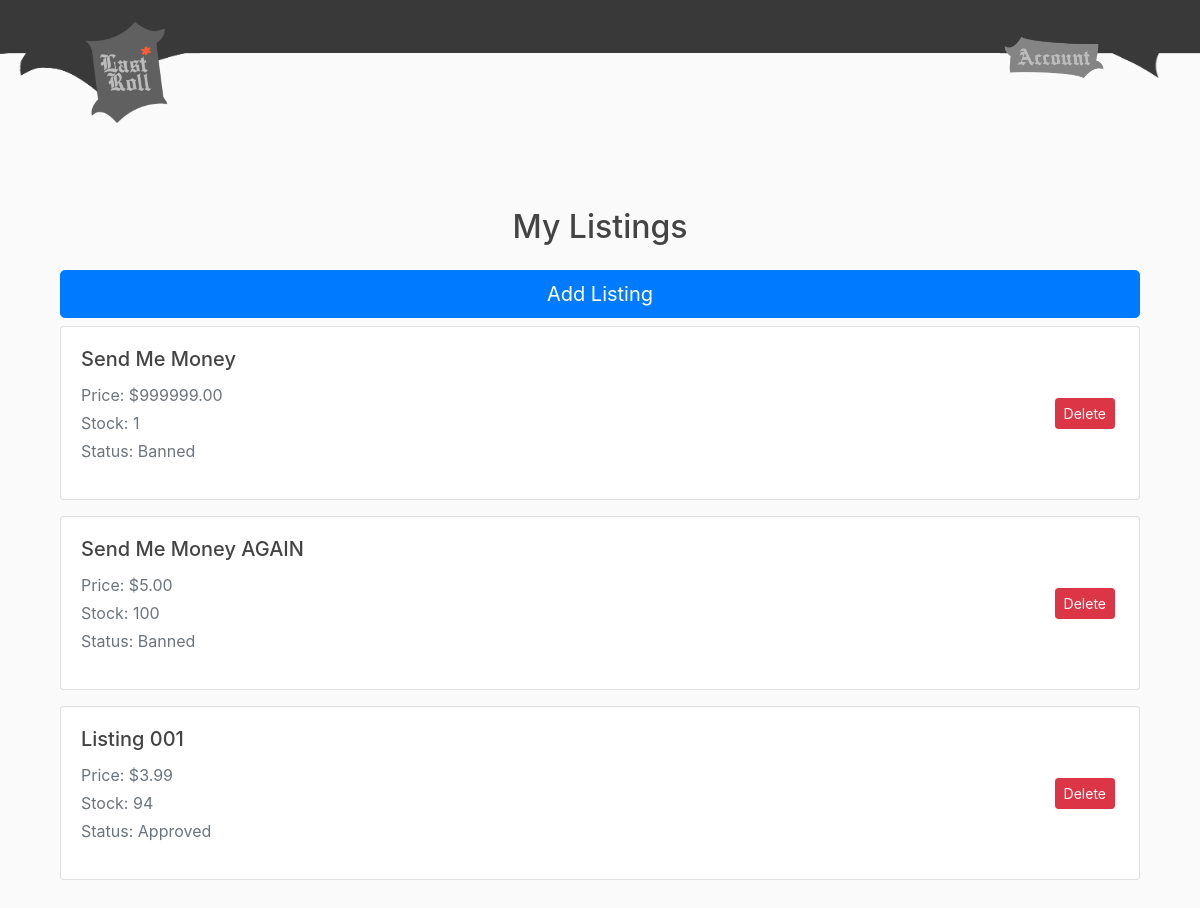
Page /sellermylistings/ (signed in) on the earlier database version.
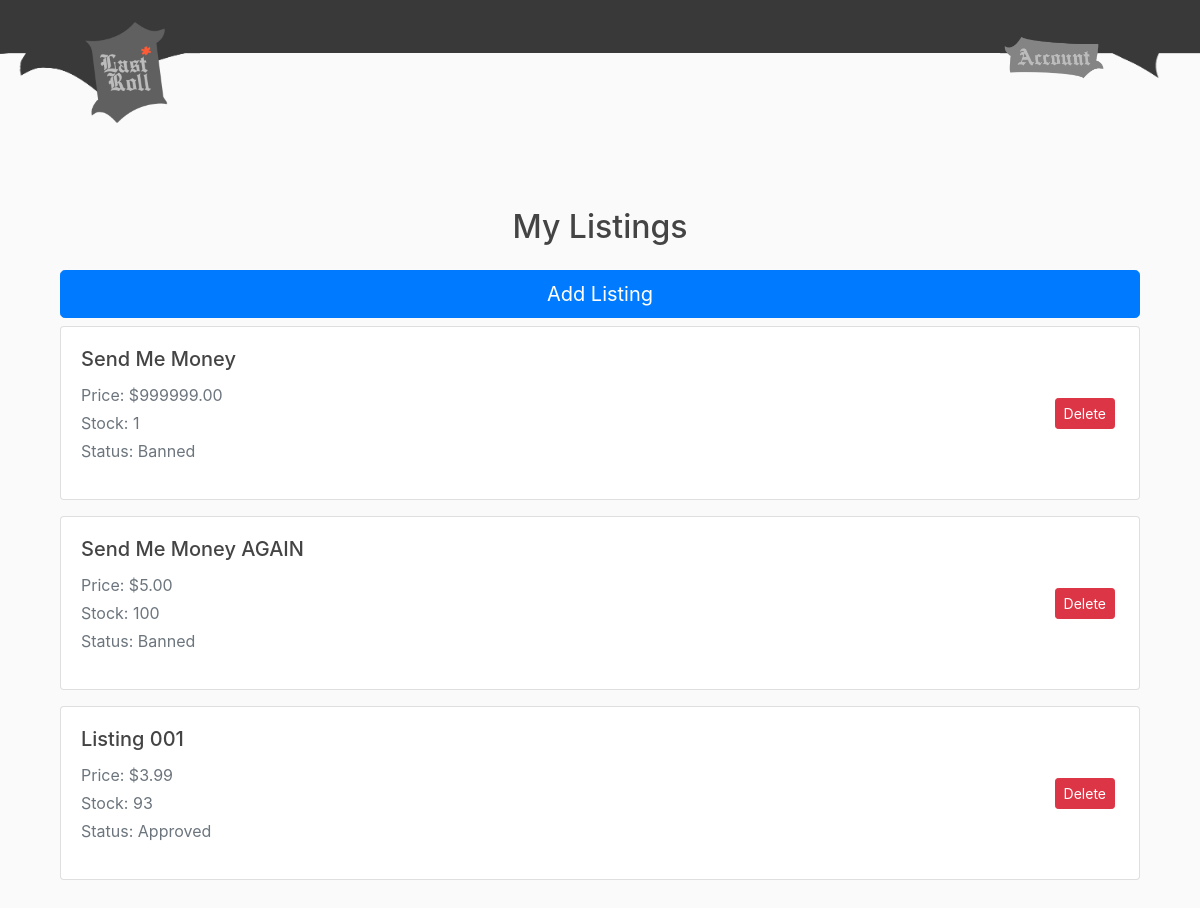
Same page on the later database version.
### store/models.py (models this page shows, shortened)
class Product(models.Model):
    seller = models.ForeignKey(Seller, on_delete=models.CASCADE)
    name = models.CharField(max_length=100)
    description = models.TextField(blank=True)
    price = models.DecimalField(max_digits=8, decimal_places=2)
    stock = models.PositiveIntegerField(default=0)
    image = models.ImageField(upload_to='product_images/', blank=True)
    created_at = models.DateTimeField(default=timezone.now)
    status = models.IntegerField(default=0)
    is_reported = models.BooleanField(default=False)
    report_confirmed = models.BooleanField(default=False)

### shop/views.py (the view)
# urls.py: path('sellermylistings/', views.sellermylistings, name='shop-sellermylistings'),
@login_required
def sellermylistings(request):
    profile = request.user.profile
    if profile.role != profile.ROLE_SELLER:
        return HttpResponseForbidden("You do not have permission to view this page.")
    listings = Product.objects.filter(seller__user=profile.user)
    context = {
        'username': request.user.username,
        'listings': listings
    }
    return render(request, 'shop/sellermylistings.html', context)

### shop/templates/shop/sellermylistings.html (shortened to what this page needs)
{% extends "shop/base.html" %}
{% block content %}
<div class="container mt-5">
  <h2 class="text-center mb-4">My Listings</h2>
    <a href="{% url 'shop-sellercreatelisting' %}" class="btn btn-primary btn-lg btn-block my-2">Add Listing</a>
  {% for product in listings %}
    <div class="card mb-3 shadow-sm">
      <div class="card-body d-flex justify-content-between align-items-center">
        <div>
          <h5 class="card-title">{{ product.name }}</h5>
          <p class="text-muted mb-1">Price: ${{ product.price }}</p>
          <p class="text-muted mb-1">Stock: {{ product.stock }}</p>
          <p class="text-muted">Status:
            {% if product.status == 0 %}Unverified
            {% elif product.status == 1 %}Approved
            {% else %}Banned
            {% endif %}
          </p>
        </div>
        <form action="{% url 'remove_product' product.pk %}" method="post" style="display: inline;">
          <button class="btn btn-danger btn-sm mx-1" type="submit">Delete</button>
        </form>
      </div>
    </div>
  {% empty %}
    <p class="text-center text-muted">You have no listings yet.</p>
  {% endfor %}
</div>
{% endblock %}

Differences in the rows shown:
changed Product "Listing 001": stock "94" → "93"
